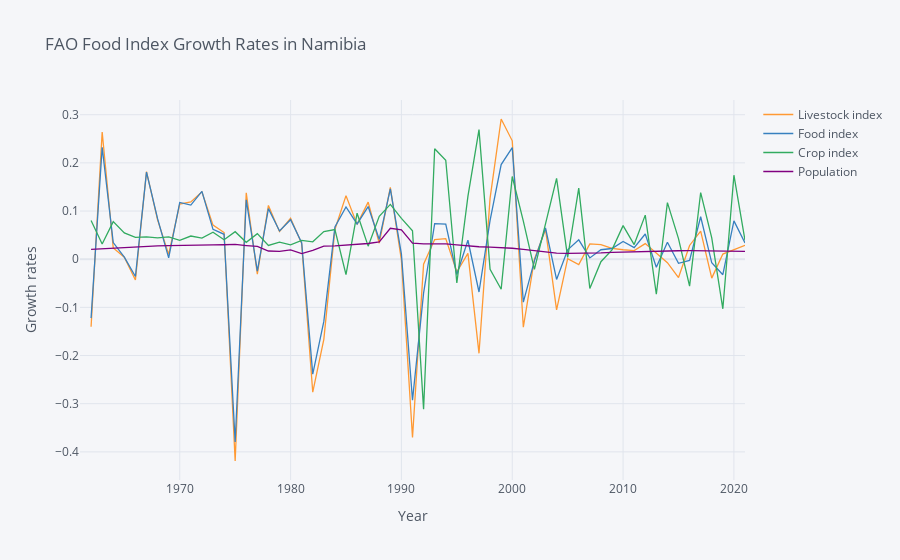

This figure's notebook cell:
### Code cell
np.log(food).diff().iplot(xTitle="Year",yTitle="Growth rates", title="FAO Food Index Growth Rates in Namibia")
